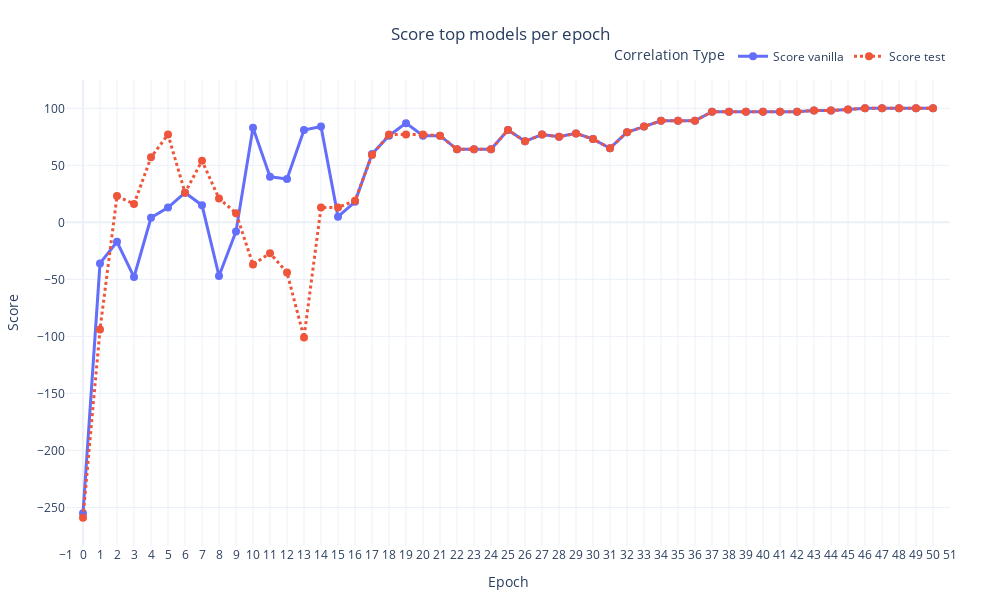

Source (notebook cell):
### Code cell
# Melt dataframe for Plotly
df_melted = df_top_scores.melt(id_vars='Epoch', value_vars=['Score vanilla', "Score test"], 
                    var_name='Type', value_name='Value')

# Create the plot
fig = px.line(df_melted, x='Epoch', y='Value', color='Type', 
              title='Score top models per epoch',
              labels={"Value": "Score"},
              line_dash="Type",  # Different line styles for different types
              markers=True,  # Add markers to the lines
              template="plotly_white",  # A clean, professional template
              width=1000, height=600)

# Update trace settings
fig.update_traces(line=dict(width=3), marker=dict(size=8))

# Update layout settings
fig.update_layout(
    title={'text': 'Score top models per epoch', 'x':0.5, 'xanchor': 'center'},
    #yaxis=dict(range=[0.0, df_melted['Value'].max()+0.05], showgrid=True),
    xaxis=dict(tickmode='linear', dtick=1, showgrid=True, range=[-1, 51]),
    legend=dict(title='Correlation Type', orientation="h", yanchor="bottom", y=1.02, xanchor="right", x=1),
    margin=dict(l=50, r=50, t=80, b=50)
)

# Display the plot
fig.show()

### Figure 1 — Plotly figure (JSON) as saved in the notebook; plotly's stock layout.template omitted (floating-point values rounded to 4 significant figures)
{"data": [{"hovertemplate": "Type=Score vanilla<br>Epoch=%{x}<br>Score=%{y}<extra></extra>", "legendgroup": "Score vanilla", "line": {"color": "#636efa", "dash": "solid", "width": 3}, "marker": {"size": 8, "symbol": "circle"}, "mode": "lines+markers", "name": "Score vanilla", "orientation": "v", "showlegend": true, "type": "scatter", "x": [0, 1, 2, 3, 4, 5, 6, 7, 8, 9, 10, 11, 12, 13, 14, 15, 16, 17, 18, 19, 20, 21, 22, 23, 24, 25, 26, 27, 28, 29, 30, 31, 32, 33, 34, 35, 36, 37, 38, 39, 40, 41, 42, 43, 44, 45, 46, 47, 48, 49, 50], "xaxis": "x", "y": [-255, -36, -17, -48, 4, 13, 26, 15, -47, -8, 83, 40, 38, 81, 84, 5, 18, 60, 76, 87, 76, 76, 64, 64, 64, 81, 71, 77, 75, 78, 73, 65, 79, 84, 89, 89, 89, 97, 97, 97, 97, 97, 97, 98, 98, 99, 100, 100, 100, 100, 100], "yaxis": "y"}, {"hovertemplate": "Type=Score test<br>Epoch=%{x}<br>Score=%{y}<extra></extra>", "legendgroup": "Score test", "line": {"color": "#EF553B", "dash": "dot", "width": 3}, "marker": {"size": 8, "symbol": "circle"}, "mode": "lines+markers", "name": "Score test", "orientation": "v", "showlegend": true, "type": "scatter", "x": [0, 1, 2, 3, 4, 5, 6, 7, 8, 9, 10, 11, 12, 13, 14, 15, 16, 17, 18, 19, 20, 21, 22, 23, 24, 25, 26, 27, 28, 29, 30, 31, 32, 33, 34, 35, 36, 37, 38, 39, 40, 41, 42, 43, 44, 45, 46, 47, 48, 49, 50], "xaxis": "x", "y": [-259, -94, 23, 16, 57, 77, 26, 54, 21, 8, -37, -27, -44, -101, 13, 13, 19, 59, 77, 77, 77, 76, 64, 64, 64, 81, 71, 77, 75, 78, 73, 65, 79, 84, 89, 89, 89, 97, 97, 97, 97, 97, 97, 98, 98, 99, 100, 100, 100, 100, 100], "yaxis": "y"}], "layout": {"height": 600, "legend": {"orientation": "h", "title": {"text": "Correlation Type"}, "tracegroupgap": 0, "x": 1, "xanchor": "right", "y": 1.02, "yanchor": "bottom"}, "margin": {"b": 50, "l": 50, "r": 50, "t": 80}, "title": {"text": "Score top models per epoch", "x": 0.5, "xanchor": "center"}, "width": 1000, "xaxis": {"anchor": "y", "domain": [0, 1], "dtick": 1, "range": [-1, 51], "showgrid": true, "tickmode": "linear", "title": {"text": "Epoch"}, "type": "linear"}, "yaxis": {"anchor": "x", "autorange": true, "domain": [0, 1], "range": [-283.9, 124.9], "title": {"text": "Score"}, "type": "linear"}}}
